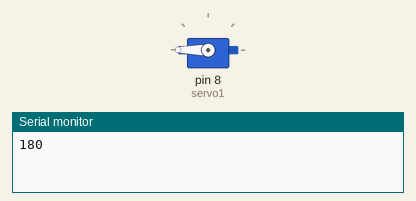
The sketch below on a simulated Arduino Uno, built with avr-gcc and run on an emulated ATmega328P. Parts: servo, the last lines printed to the serial monitor.

Above: at 0.05 s.
At 1.5 s:
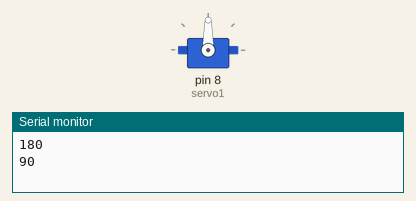
At 3.0 s:
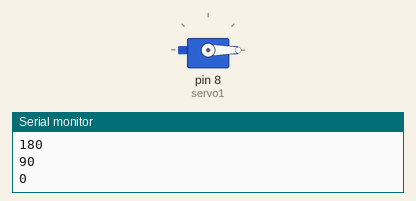
Timing chart, 0 to 6.9 s (numbered marks = the images above):
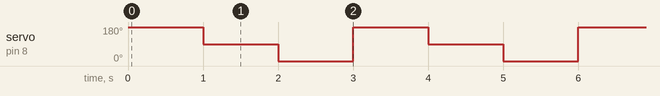

Measured:
- by itself, servo on pin 8 (servo1): repeats every 3.0 s: 0° 1.0 s, 180° 1.0 s, 90° 1.0 s

The sketch:

Guion-5.ino
```cpp
#include <Servo.h>

Servo servo1;
int delay_time = 1000;

void setup() {
  // put your setup code here, to run once:
  Serial.begin (9600);
  servo1.attach(8);


}

void loop() {
  // put your main code here, to run repeatedly:
  servo1.write(180);
  Serial.println("180");
  delay(delay_time);
  servo1.write(90);
  Serial.println("90");
  delay(delay_time);
  servo1.write(0);
  Serial.println("0");
  delay(delay_time);

}
```
